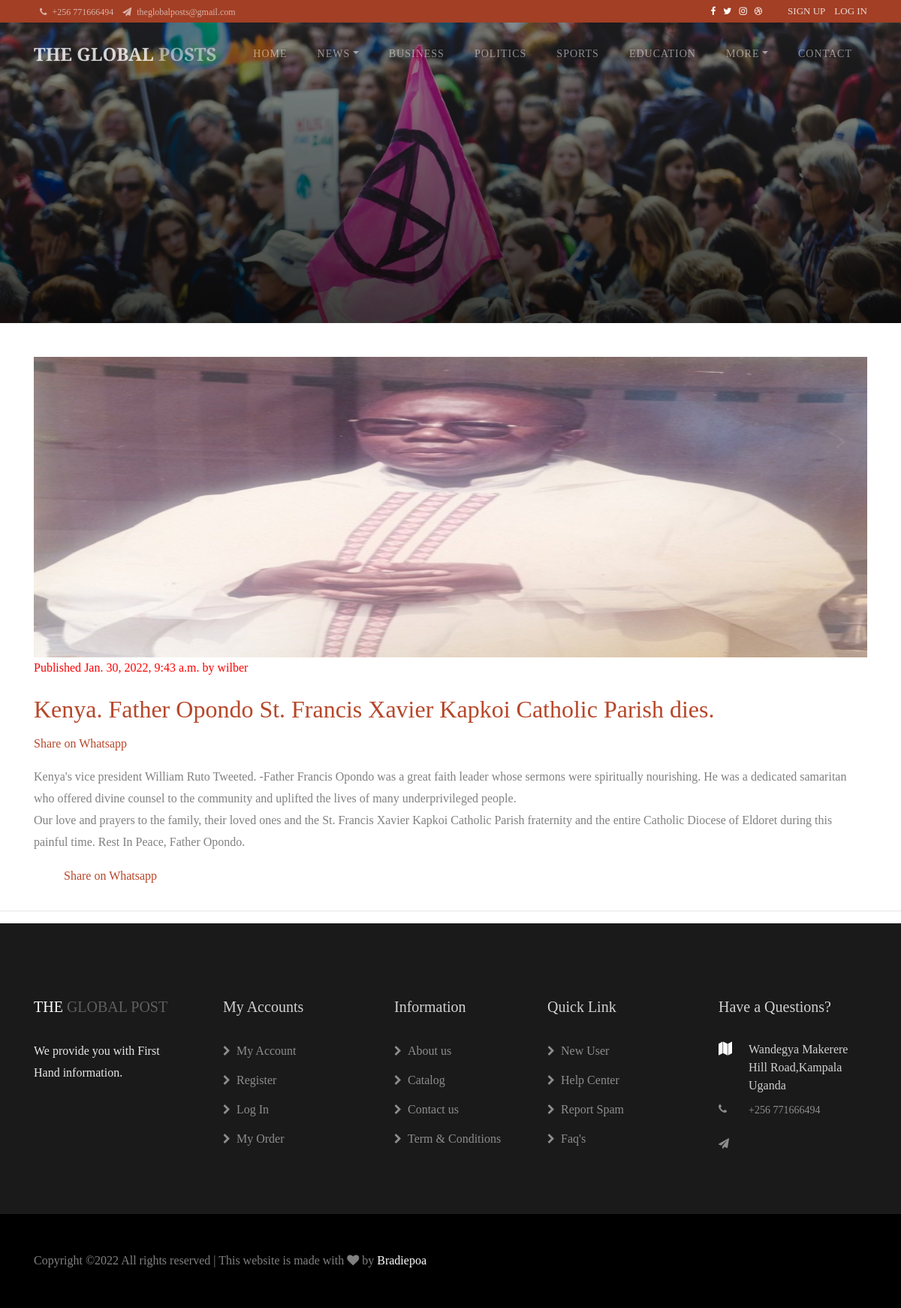
The app's page /details/153/ with its own data.
### mainweb/models.py (models this page shows, shortened)
class Post(models.Model):
	STATUS_CHIOCES = (
		('draft','Draft'),
		('published','Published'),
		)
	title = models.CharField(max_length=250)
	slug = models.SlugField(max_length=250, unique_for_date='publish')
	author = models.ForeignKey(User, on_delete=models.CASCADE, related_name='blog_posts')
	category = models.ForeignKey(Category,on_delete=models.SET_NULL, null=True,blank=True )
	img = models.ImageField(upload_to='images/blog', blank=True, null=True)
	body =models.TextField()
	publish = models.DateTimeField(default=timezone.now)
	created = models.DateField(auto_now_add=True)
	updated = models.DateTimeField(auto_now=True)
	status = models.CharField(max_length=10,choices=STATUS_CHIOCES, default='published ')
	viewers = models.IntegerField(default=1, null=True)
	objects =models.Manager()
	published = PublishedManager()
	class Meta:
		ordering = ('-publish',)
	@property
	def imgURL(self):
		try:
			url = self.img.url
		except:
			url =''
		return url

### mainweb/views.py (the view)
# urls.py: path('details/<str:pk_details>/', views.post_detail, name="details"),
def post_detail(request,pk_details):
	object_list = Post.published.get(id=pk_details)
	try:
	    object_list.viewers = object_list.viewers + 1
	    object_list.save()
	except:
	    redirect(reverse('mainweb:homepage'))
	context = {'object_list':object_list}
	return render(request, 'mainweb/details.html',context)

### mainweb/templates/mainweb/details.html (shortened to what this page needs)
{% extends 'mainweb/base.html' %}
{% load static %}
{% block content %}
<section class="hero-wrap hero-wrap-2" style="background-image: url({% static 'images/banner.jpg' %});" data-stellar-background-ratio="0.5">
  <div class="overlay"></div>
  <div class="container">
    <div class="row no-gutters slider-text align-items-end justify-content-center">
    </div>
  </div>
</section><br/>
<section class="blog_area section-padding pt-3">
<div class="container">
    <div class="row">
        <div class="col-lg-12 mb-5 mb-lg-0">
            <div class="blog_left_sidebar">
                <article class="blog_item">
                    <div class="blog_item_img">
                        <img class="card-img rounded-0" src="{{ object_list.imgURL }}" height="400px" alt="">
                         <p style="color: red" class="blog_item_date">Published {{ object_list.publish }}  by {{ object_list.author }}</p>
                    </div>
                    <div class="blog_details">
                     <h2> <a class="d-inline-block" href="">
                        {{ object_list.title }}
                    </a>
                    </h2>
                        <a href="whatsapp://send?text=http://www.theglobalposts.com/details/{{ object_list.id }}" data-action="share/whatsapp/share" target="_blank">Share on Whatsapp</a>
                        <p class="text-justify">{{ object_list.body|linebreaks }}</p>
                        <ul class="blog-info-link">
                            <a href="whatsapp://send?text=http://www.theglobalposts.com/details/{{ object_list.id }}" data-action="share/whatsapp/share" target="_blank">Share on Whatsapp</a>
                        </ul>
                    </div>
                </article>
            </div>
        </div>
    </div>
</div>
</section>
{% endblock content %}

### records on screen
Post: imgURL (picture), publish "Jan. 30, 2022, 9:43 a.m.", author "wilber", title "Kenya. Father Opondo St. Francis Xavier Kapkoi Catholic Parish dies.", body "Kenya's vice president William Ruto Tweeted. -Father Francis Opondo was a great faith leader whose sermons were spiritually nourishing. He was a dedicated samaritan who offered divine counsel to the community and uplifted the lives of many underprivileged people. Our love and prayers to the family, their loved ones and the St. Francis Xavier Kapkoi Catholic Parish fraternity and the entire Catholic Diocese of Eldoret during this painful time. Rest In Peace, Father Opondo."
